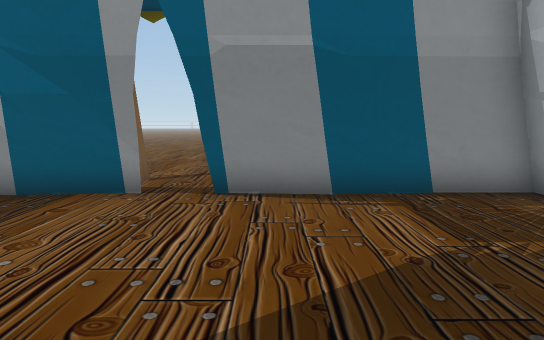
View 1 (above)

21 first-person views from a walk through a scene from a Unity 3-D project. The camera is 1.4 m above the floor, tilts 8° down and sees 80° across. The floor is counted in squares, 1 m on a side. Each view is taken from the middle of a square. On the plan, view 1 faces up. The plan holds only what a view shows up to about 15 squares ahead; the rest is blank. The place goes on beyond the plan. The player is left out. Some animated figures are not drawn. Some surface patterns are stand-ins.

View 2
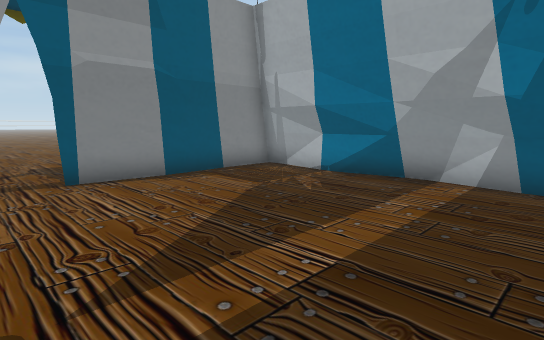

View 3
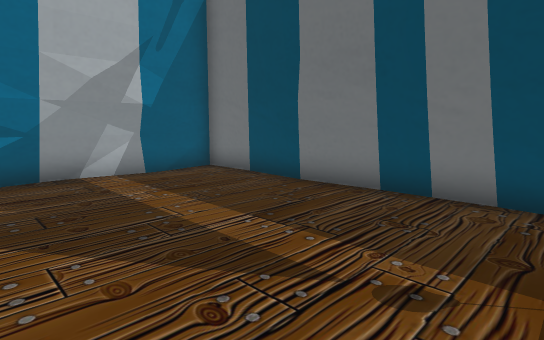

View 4
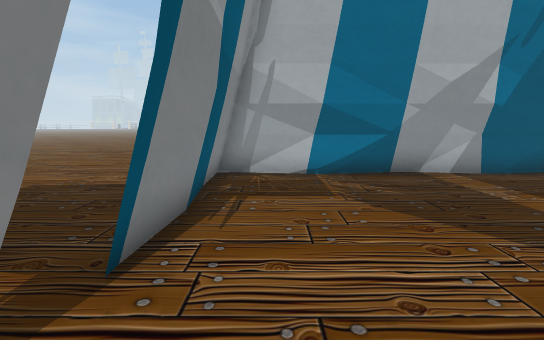

View 5
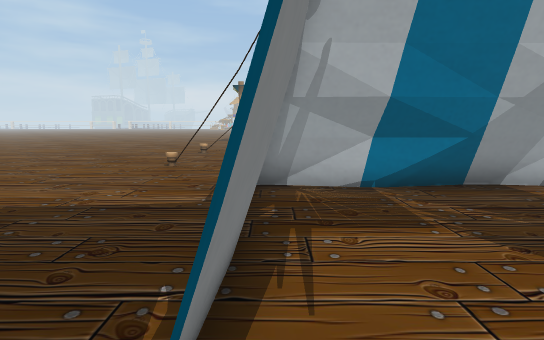

View 6
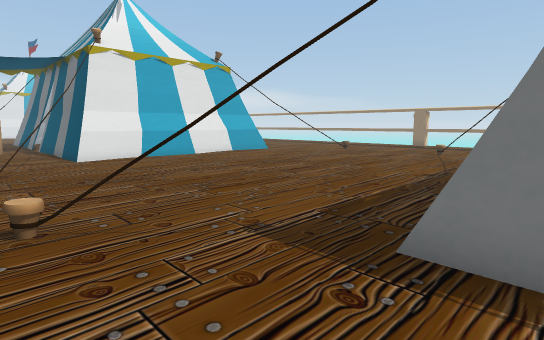

View 7
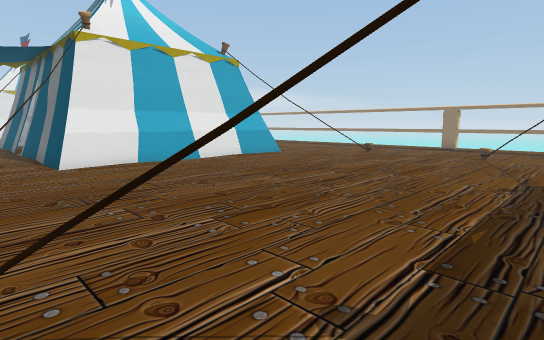

View 8
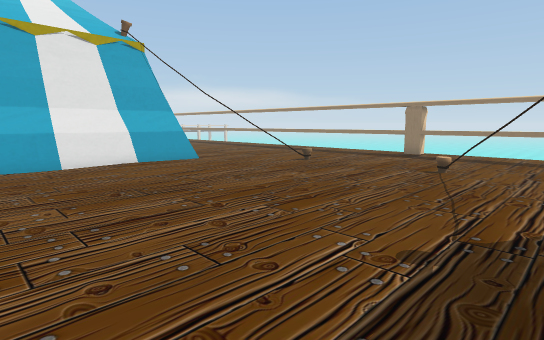

View 9
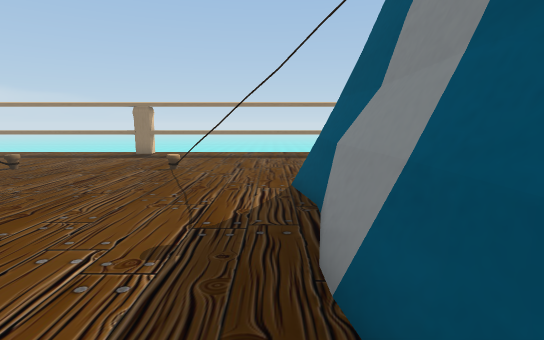

View 10
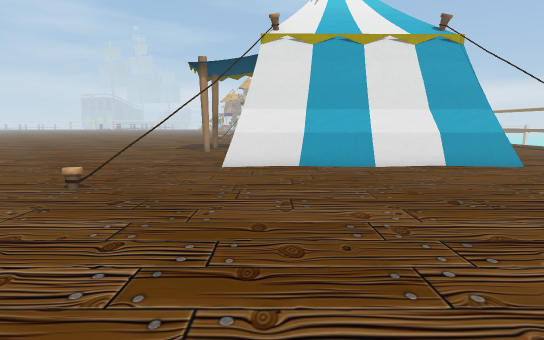

View 11
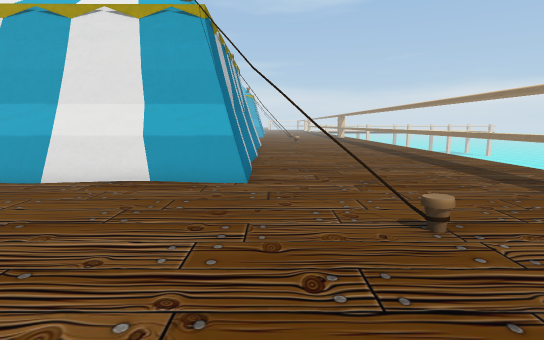

View 12
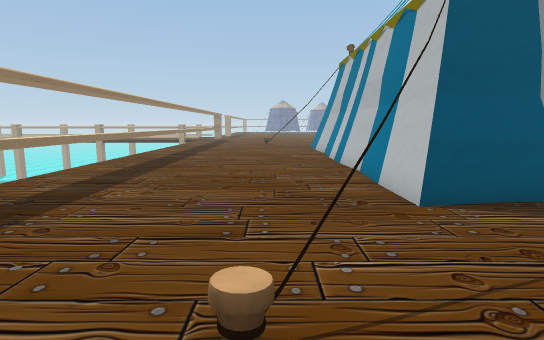

View 13
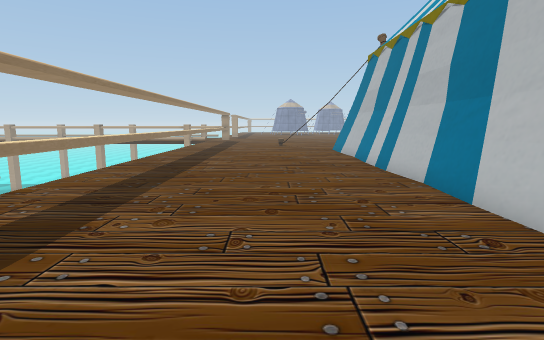

View 14
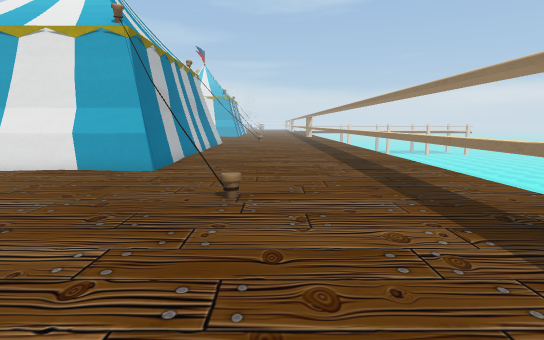

View 15
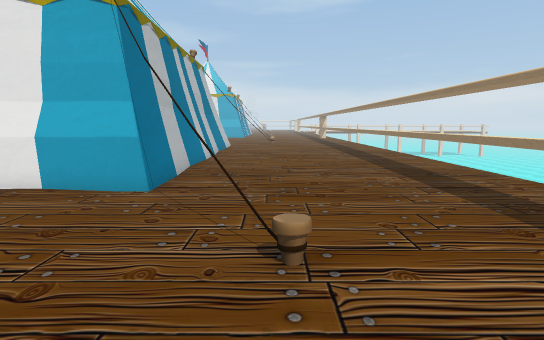

View 16
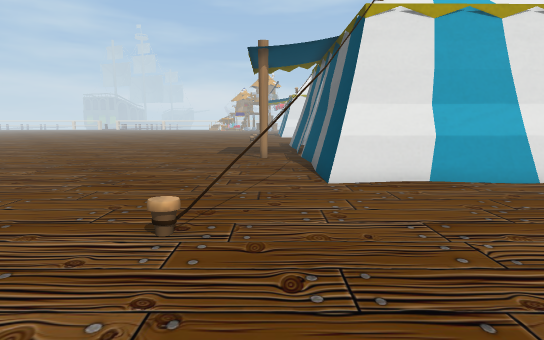

View 17
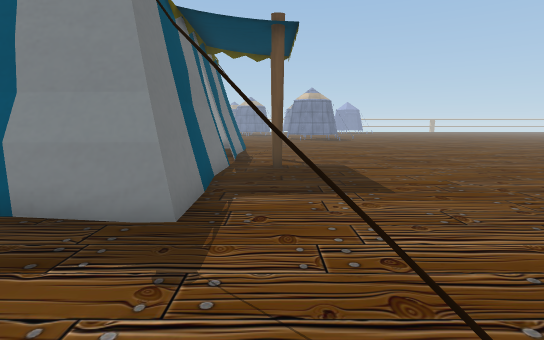

View 18
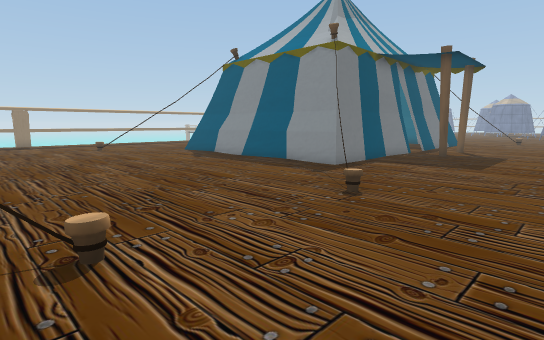

View 19
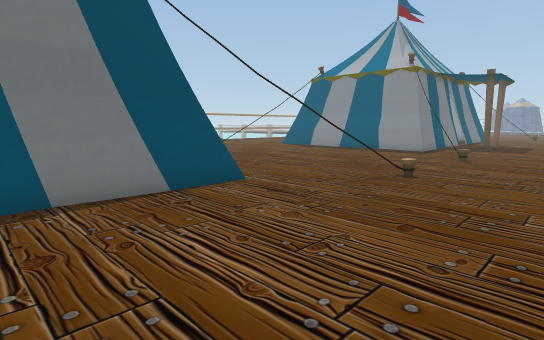

View 20
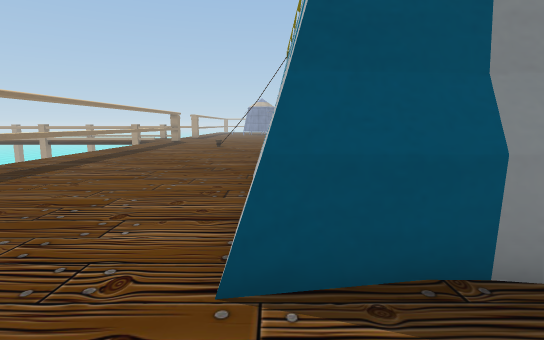

View 21
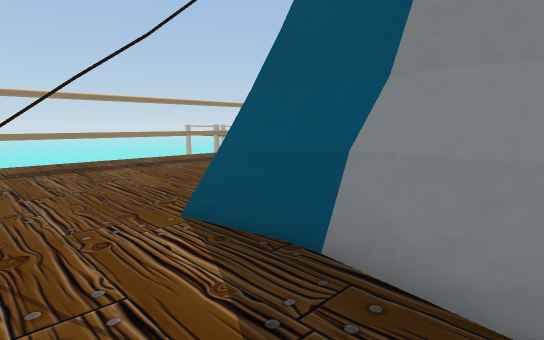

### Floor plan
Key: @ floor where view 1 was taken; # wall or solid block; x gap in a wall; . floor; = window, fence, low wall or low ledge; T thing the floor can be seen under or through.
Columns run from 4 left of view 1 to 23 right of it. Each row starts with its distance up from view 1.
 13 .................. .........
 12 ............................
 11 ............................
 10 ............................
  9 ............=......=........
  8 x..........#........#.......
  7 ............................
  6 ##.#######............######
  5 .........#............#
  4 .........#............#
  3 .........#............#
  2  ........#............#
  1 .........#............#
  0 ....@....#............#
 -1 .........#............#
 -2 .........#............#
 -3 ##########............######
 -4 ...........#................
 -5 ............#......TT.......
 -6 .............=.....=........
 -7 ............................
 -8 ............................
 -9 ............................
-10 ............................
-11 .TTTTTTTTTTTTTT#xTTTTTTTTTT.
-12  ............... ..........

Where each view was taken, in squares from view 1:
view 1: 0 up, 0 right, facing up
view 2: 2 down, 3 left, facing up-right
view 3: 3 up, 4 left, facing down-right
view 4: 5 up, 4 left, facing right
view 5: 6 up, 2 left, facing right
view 6: 10 up, 4 right, facing down-right
view 7: 9 up, 6 right, facing down-right
view 8: 4 up, 6 right, facing down-right
view 9: 4 up, 6 right, facing down
view 10: 5 up, 7 right, facing right
view 11: 4 down, 10 right, facing right
view 12: 6 down, 11 right, facing left
view 13: 7 down, 9 right, facing left
view 14: 7 down, 8 right, facing right
view 15: 6 down, 11 right, facing right
view 16: 8 up, 10 right, facing right
view 17: 8 up, 10 right, facing left
view 18: 13 up, 15 right, facing down-left
view 19: 13 up, 23 right, facing down-left
view 20: 3 down, 8 right, facing left
view 21: 1 up, 8 right, facing down-left
